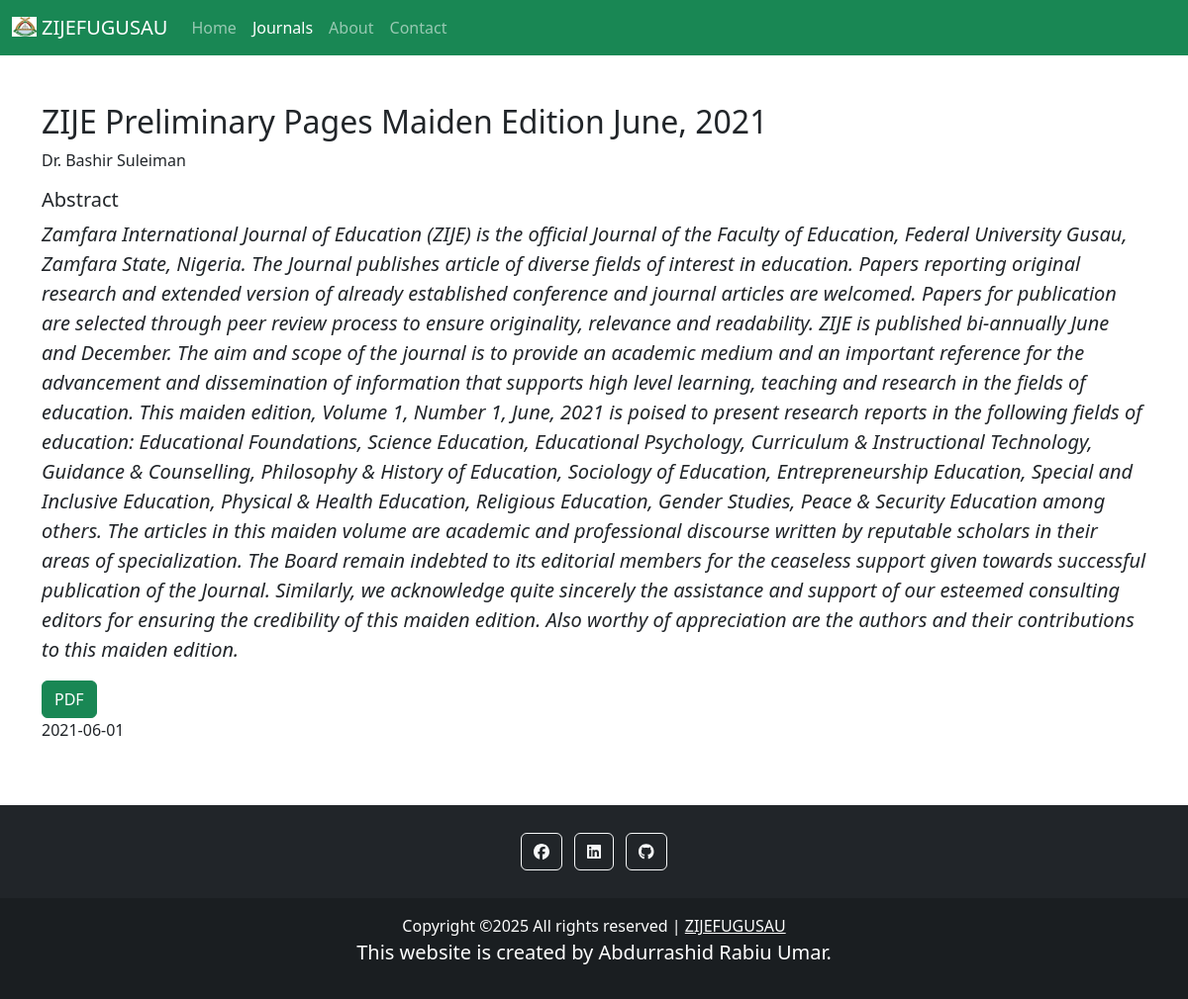
The app's page /read_article1.php with its own data.
### tables this page shows
CREATE TABLE `articles` (
  `id` int(11) NOT NULL,
  `journals_id` int(11) NOT NULL,
  `author_name` varchar(300) NOT NULL,
  `article_name` varchar(300) NOT NULL,
  `abstract` text NOT NULL,
  `visible` tinyint(1) NOT NULL,
  `date` date NOT NULL,
  `pdf` varchar(300) NOT NULL
);

### read_article1.php (the view, shortened to what this page needs)
<?php
    require 'includes/connection.php';
?>
<!DOCTYPE html>
<html>
<head>
    <link rel='stylesheet' type='text/css' media='screen' href='css/styles.css'>
    <link rel='stylesheet' type='text/css' media='screen' href='css/bootstrap.css'>
    <link rel='stylesheet' type='text/css' media='screen' href='css/bootstrap.min.css'>
    <link rel='stylesheet' type='text/css' media='screen' href='fontawesome-free-6.2.0-web/css/all.css'>
    <link rel='stylesheet' type='text/css' media='screen' href='fontawesome-free-6.2.0-web/css/all.min.css'>
</head>
<body>
    <nav class="navbar navbar-dark bg-success navbar-expand-sm">
        <div class="container-fluid">
        <a class="navbar-brand" href="https://www.zijefugusau.com.ng"><img src="img/favicon.ico" alt=""style="height: 20px; width: 25px; margin-bottom: 5px; margin-right: 5px;">ZIJEFUGUSAU</a>
            <div class="collapse navbar-collapse" id="navbarNav">
                <ul class="navbar-nav">
                    <li class="nav-item">
                        <a class="nav-link" aria-current="page" href="index.php">Home</a>
                    </li>
                    <li class="nav-item">
                        <a class="nav-link active" aria-current="page" href="journals.php">Journals</a>
                    </li>
                    <li class="nav-item">
                        <a class="nav-link" aria-current="page" href="about.php">About</a>
                    </li>
                    <li class="nav-item">
                        <a class="nav-link" aria-current="page" href="contact.php">Contact</a>
                    </li>
                </ul>
            </div>
        </div>
    </nav>
    <div class="container mt-5 mb-5">
        <?php
            $query = "SELECT * FROM articles WHERE id = 1";
            $result = mysqli_query($conn, $query);
            while ($row = mysqli_fetch_assoc($result)){
                echo "<div class='row'>";
                    echo "<div class='col'>";
                        echo "<h2>{$row['article_name']}</h2>";
                        echo "<p>{$row['author_name']}</p>";
                        echo "<p class='h5'>Abstract</p>";
                        echo "<p class='lead fst-italic'>{$row['abstract']}</p>";
                        echo "<a href='pdf/{$row['pdf']}' class='btn btn-success'>PDF</a>";
                        echo "<p>{$row['date']}</p>";
                    echo "</div>";
                echo "</div>";
            }
        ?>
    </div>
    <footer class="bg-dark text-center text-white">
        <div class="container p-4 pb-0">
            <section class="mb-4">
            <a class="btn btn-outline-light btn-floating m-1" href="https://web.facebook.com/abdurrashid.rabiuumar.94" role="button">
                <i class="fab fa-facebook"></i>
            </a>
            <a class="btn btn-outline-light btn-floating m-1" href="https://www.linkedin.com/in/abdurrashid-rabiu-886220208/" role="button">
                <i class="fab fa-linkedin"></i>
            </a>
            <a class="btn btn-outline-light btn-floating m-1" href="https://github.com/Abdurrashid-Rabiu" role="button">
                <i class="fab fa-github"></i>
            </a>
            </section>
        </div>
        <div class="text-center p-3" style="background-color: rgba(0, 0, 0, 0.2);">
            Copyright &copy;<script>document.write(new Date().getFullYear());</script> All rights reserved | <a class="text-white" href="https://www.zijefugusau.com.ng">ZIJEFUGUSAU</a>
            <p class="lead">This website is created by Abdurrashid Rabiu Umar.</p>
        </div>
    </footer>
</body>
</html>

### css/styles.css (style rules this page uses)
img { height: 300px; width: 300px; }

### records on screen
articles: article_name "ZIJE Preliminary Pages Maiden Edition June, 2021", author_name "Dr. Bashir Suleiman", abstract "Zamfara International Journal of Education (ZIJE) is the official Journal of the Faculty of Education, Federal University Gusau, Zamfara State, Nigeria. The Journal publishes article of diverse fields of interest in education. Papers reporting original research and extended version of already established conference and journal articles are welcomed. Papers for publication are selected through peer review process to ensure originality, relevance and readability. ZIJE is published bi-annually June and December. The aim and scope of the journal is to provide an academic medium and an important reference for the advancement and dissemination of information that supports high level learning,…", date "2021-06-01"
